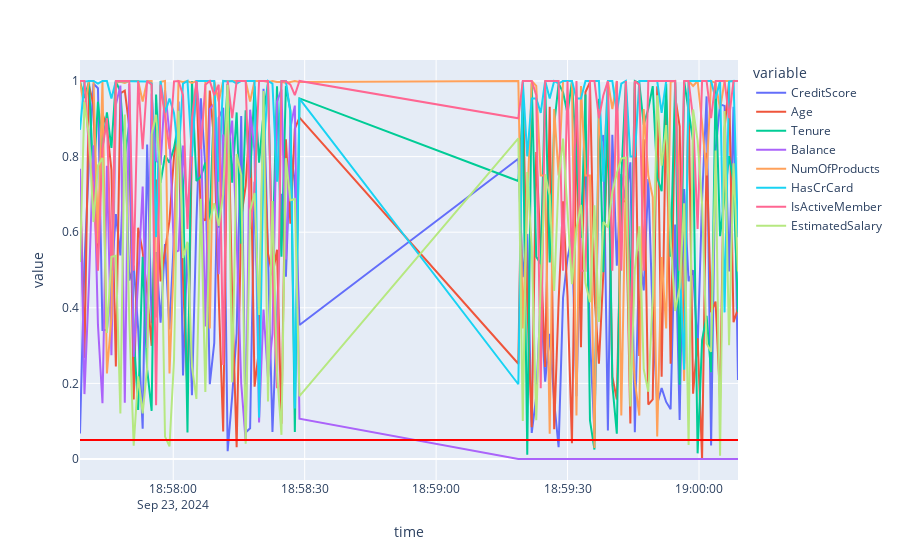

Write notebook code for a chart like this one.
### Markdown cell above
### Values below the threshold (e.g. 0.05) indicate data drift

### Code cell
import plotly_express as px

fig = px.line(df_p_vals, x='time', y=feat_cols)
fig.add_hline(y=0.05, line_color='red')
